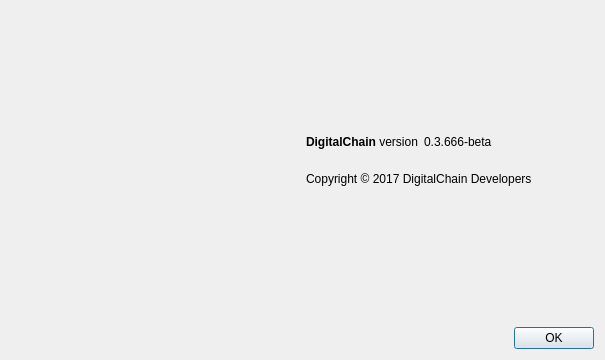
<?xml version="1.0" encoding="UTF-8"?>
<ui version="4.0">
 <class>AboutDialog</class>
 <widget class="QDialog" name="AboutDialog">
  <property name="geometry">
   <rect>
    <x>0</x>
    <y>0</y>
    <width>605</width>
    <height>360</height>
   </rect>
  </property>
  <property name="windowTitle">
   <string>About DigitalChain</string>
  </property>
  <layout class="QGridLayout" name="gridLayout" columnstretch="5,5">
   <item row="0" column="0">
    <widget class="QLabel" name="label_4">
     <property name="sizePolicy">
      <sizepolicy hsizetype="Preferred" vsizetype="Ignored">
       <horstretch>0</horstretch>
       <verstretch>0</verstretch>
      </sizepolicy>
     </property>
     <property name="pixmap">
      <pixmap resource="../bitcoin.qrc">:/images/about</pixmap>
     </property>
    </widget>
   </item>
   <item row="0" column="1">
    <layout class="QVBoxLayout" name="verticalLayout_2">
     <item>
      <spacer name="verticalSpacer_2">
       <property name="orientation">
        <enum>Qt::Vertical</enum>
       </property>
       <property name="sizeHint" stdset="0">
        <size>
         <width>20</width>
         <height>40</height>
        </size>
       </property>
      </spacer>
     </item>
     <item>
      <layout class="QHBoxLayout" name="horizontalLayout">
       <item>
        <widget class="QLabel" name="label">
         <property name="cursor">
          <cursorShape>IBeamCursor</cursorShape>
         </property>
         <property name="text">
          <string>&lt;b&gt;DigitalChain&lt;/b&gt; version</string>
         </property>
         <property name="textInteractionFlags">
          <set>Qt::LinksAccessibleByMouse|Qt::TextSelectableByKeyboard|Qt::TextSelectableByMouse</set>
         </property>
        </widget>
       </item>
       <item>
        <widget class="QLabel" name="versionLabel">
         <property name="cursor">
          <cursorShape>IBeamCursor</cursorShape>
         </property>
         <property name="text">
          <string notr="true">0.3.666-beta</string>
         </property>
         <property name="textInteractionFlags">
          <set>Qt::LinksAccessibleByMouse|Qt::TextSelectableByKeyboard|Qt::TextSelectableByMouse</set>
         </property>
        </widget>
       </item>
       <item>
        <spacer name="horizontalSpacer">
         <property name="orientation">
          <enum>Qt::Horizontal</enum>
         </property>
         <property name="sizeHint" stdset="0">
          <size>
           <width>40</width>
           <height>20</height>
          </size>
         </property>
        </spacer>
       </item>
      </layout>
     </item>
     <item>
      <widget class="QLabel" name="copyrightLabel">
       <property name="cursor">
        <cursorShape>IBeamCursor</cursorShape>
       </property>
       <property name="text">
        <string>
Copyright © 2017 DigitalChain Developers
</string>
       </property>
       <property name="textInteractionFlags">
        <set>Qt::LinksAccessibleByMouse|Qt::TextSelectableByKeyboard|Qt::TextSelectableByMouse</set>
       </property>
      </widget>
     </item>
     <item>
      <spacer name="verticalSpacer">
       <property name="orientation">
        <enum>Qt::Vertical</enum>
       </property>
       <property name="sizeHint" stdset="0">
        <size>
         <width>20</width>
         <height>40</height>
        </size>
       </property>
      </spacer>
     </item>
     <item>
      <widget class="QDialogButtonBox" name="buttonBox">
       <property name="orientation">
        <enum>Qt::Horizontal</enum>
       </property>
       <property name="standardButtons">
        <set>QDialogButtonBox::Ok</set>
       </property>
      </widget>
     </item>
    </layout>
   </item>
  </layout>
 </widget>
 <resources>
  <include location="../bitcoin.qrc"/>
 </resources>
 <connections>
  <connection>
   <sender>buttonBox</sender>
   <signal>accepted()</signal>
   <receiver>AboutDialog</receiver>
   <slot>accept()</slot>
   <hints>
    <hint type="sourcelabel">
     <x>360</x>
     <y>308</y>
    </hint>
    <hint type="destinationlabel">
     <x>157</x>
     <y>274</y>
    </hint>
   </hints>
  </connection>
  <connection>
   <sender>buttonBox</sender>
   <signal>rejected()</signal>
   <receiver>AboutDialog</receiver>
   <slot>reject()</slot>
   <hints>
    <hint type="sourcelabel">
     <x>428</x>
     <y>308</y>
    </hint>
    <hint type="destinationlabel">
     <x>286</x>
     <y>274</y>
    </hint>
   </hints>
  </connection>
 </connections>
</ui>
